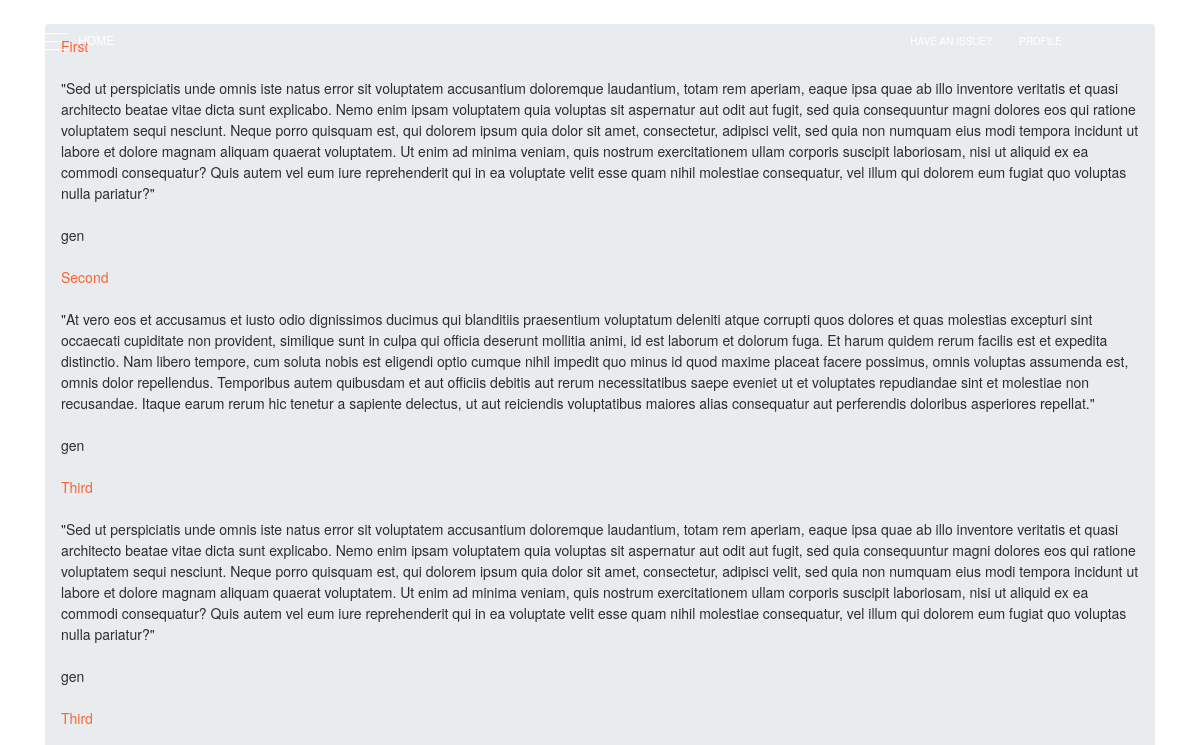
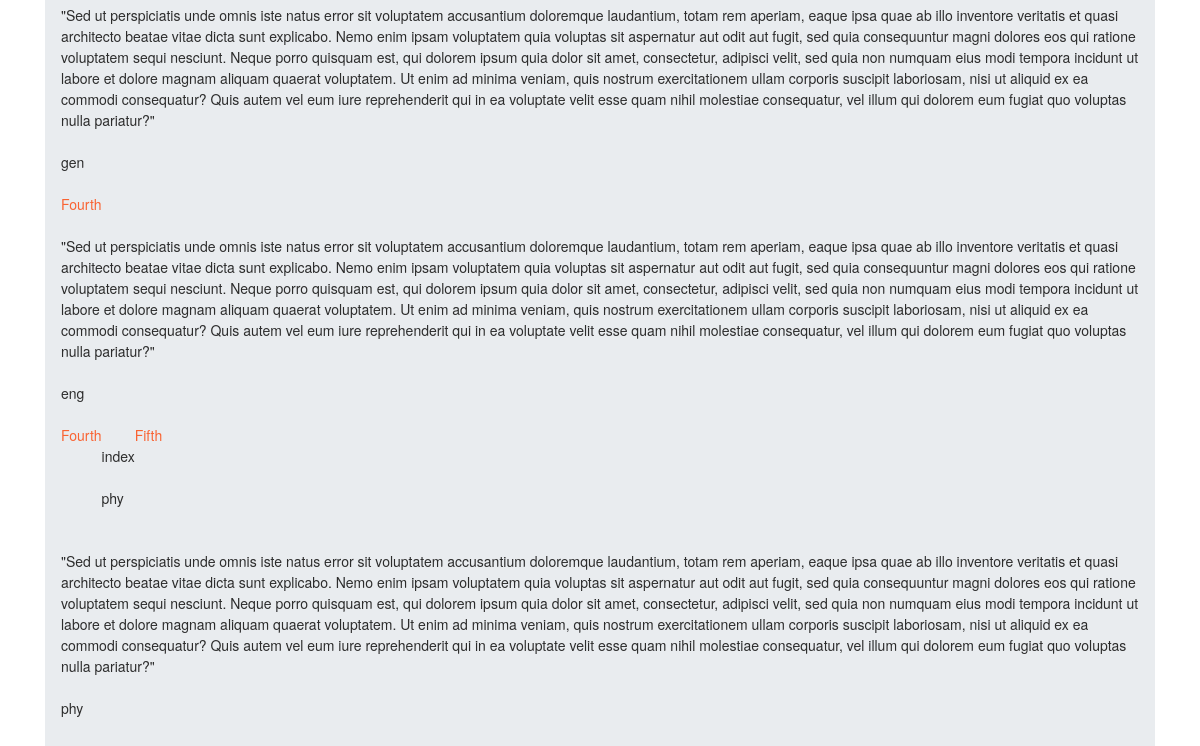
The page /main/home on the database as committed earlier (2 pictures, top to bottom).
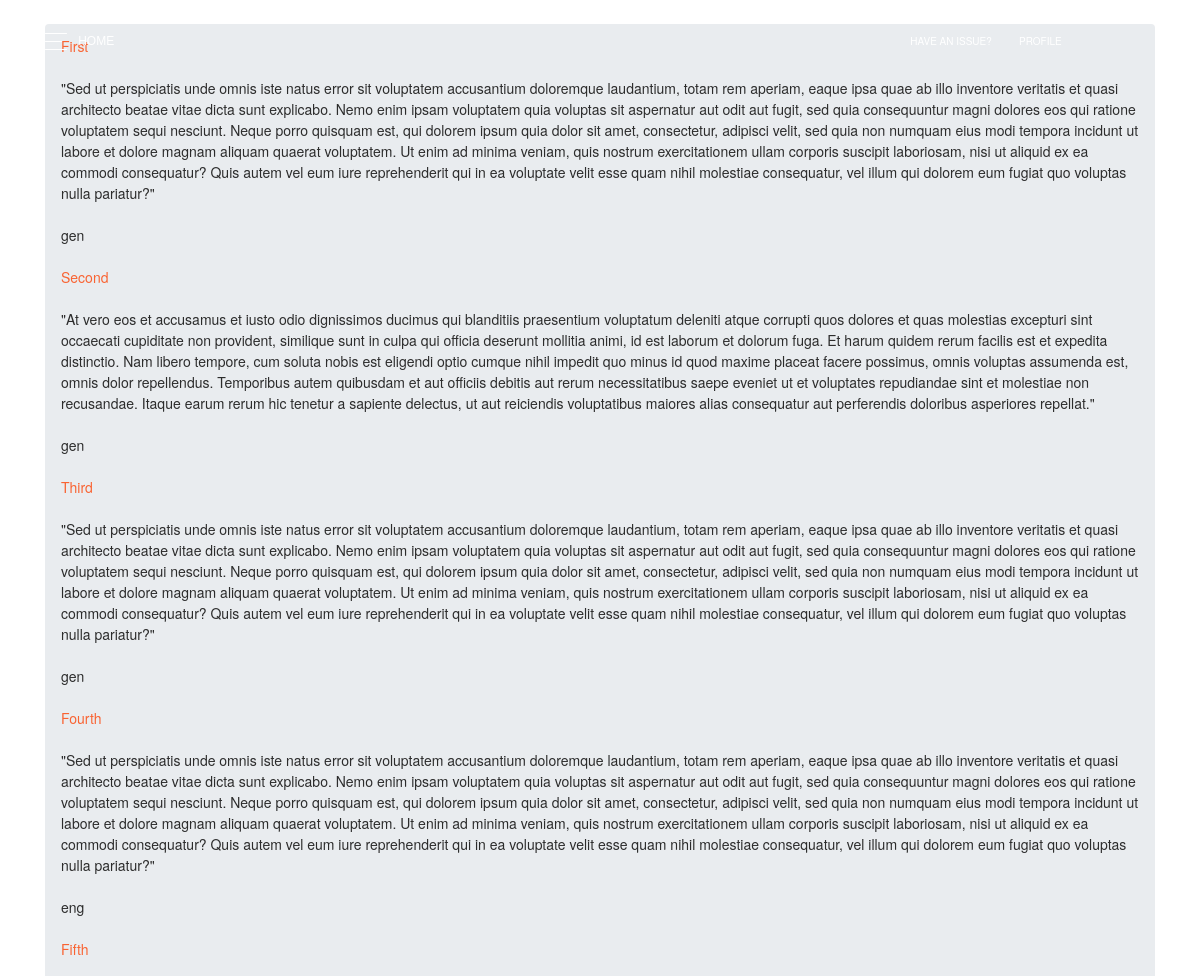
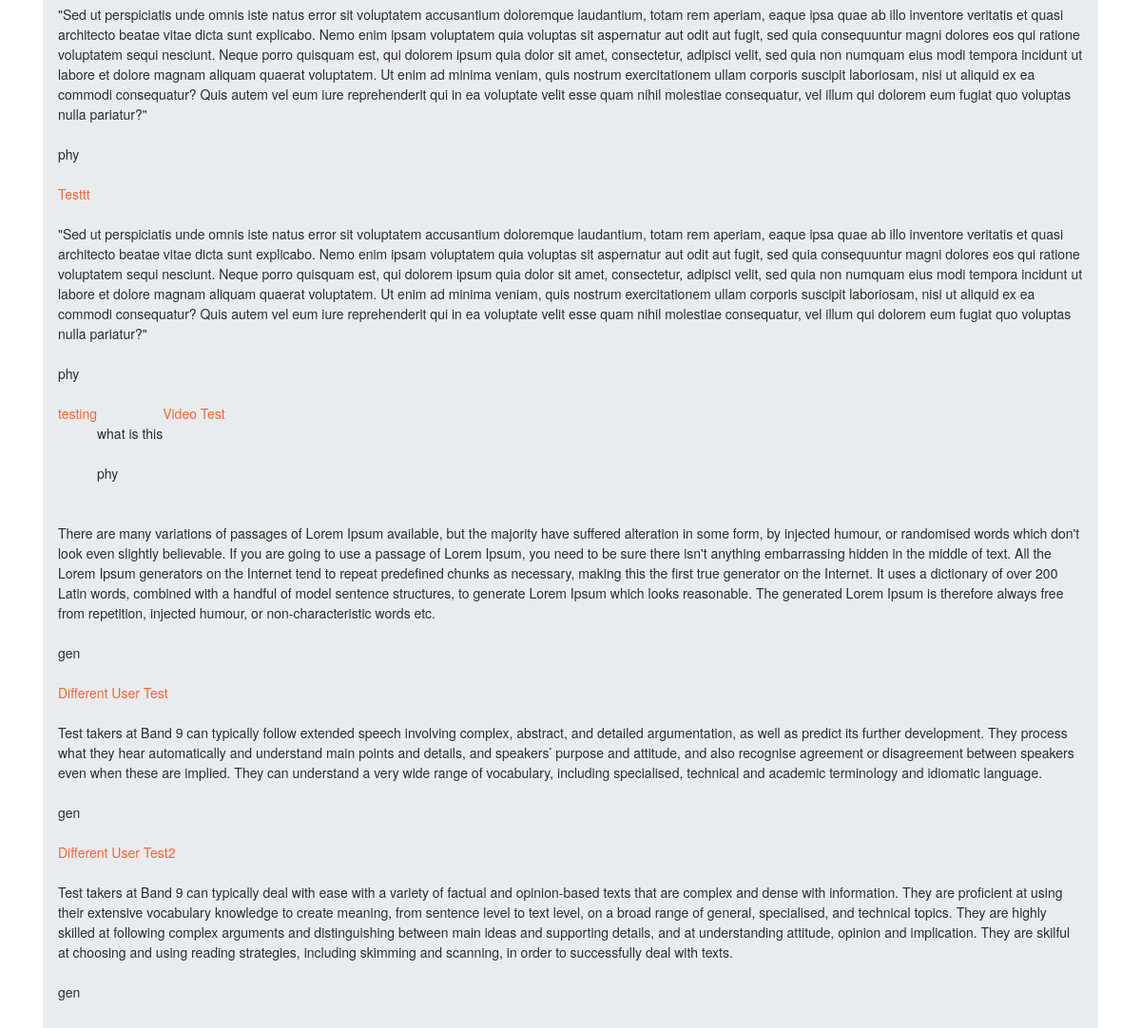
The same page on the database as committed later (2 pictures, top to bottom).
### main/models.py (models this page shows, shortened)
class Topic(models.Model):
    Author = models.ForeignKey(User, on_delete=models.CASCADE, related_name='topics')
    Title = models.CharField(max_length=200,unique = True)
    Body = models.TextField()
    positiveVotes = models.IntegerField(default=0)
    negativeVotes = models.IntegerField(default=0)
    videoLink = models.URLField(max_length=400, blank = True)
    Category = models.CharField(
        max_length = 3,
        choices = ( ("phy", "Physics"),
                    ("che", "Chemistry"),
                    ("bio", "Biology"),
                    ("eng", "English"),
                    ("ara", "Arabic"),
                    ("his", "History"),
                    ("art", "Arts"),
                    ("ict", "Computer science"),
                    ("mth", "Maths"),
                    ("gen", "General"),
                    ),
        default = "gen",
    )
    timeStamp = models.DateTimeField(auto_now=False, auto_now_add=True)

### main/views.py (the view)
# urls.py: 2. Add a URL to urlpatterns:  path('', views.home, name='home')
def home(request):
    topics_list = get_list_or_404(Topic)
    data = {'topics_list': topics_list}
    return render(request, 'main/home.html',context=data)

### templates/main/home.html (shortened to what this page needs)
{% extends 'base.html' %}
{% block breadcrumb %}
{% if topics_list%}
    {%for topic in topics_list%}
          <a href = {{topic.Category}}/{{topic.id}}>{{topic.Title}}</a>
          <br>
          {{topic.Body}}
          <br><br>
          {{topic.Category}}
          <br><br>
    {%endfor%}
{%endif%}
{% endblock %}

### templates/base.html (shortened to what this page needs)
{% load static %}<!DOCTYPE html>
<html>
  <head>
    <link rel="stylesheet" href="{% static 'css/bootstrap.min.css' %}">
    <link rel="stylesheet" href="{% static 'css/app.css' %}">
    <link href="{% static 'css/main.css' %}" rel="stylesheet" />
  </head>
  <body>
    {% block body %}
    <nav class="navbar navbar-expand-lg bg-primary fixed-top navbar-transparent " color-on-scroll="400">
        <div class="container">
          <div class="dropdown button-dropdown">
            <a href="#pablo" class="dropdown-toggle" id="navbarDropdown" data-toggle="dropdown">
              <span class="button-bar"></span>
              <span class="button-bar"></span>
              <span class="button-bar"></span>
            </a>
          </div>
          <div class="navbar-translate">
            <a class="navbar-brand" href="#" rel="tooltip" title="Landing Page" data-placement="bottom">
              Home
            </a>
          </div>
          <div class="collapse navbar-collapse justify-content-end" id="navigation" data-nav-image="url('{%static 'img/blurred-image-1.jpg' %}')">
            <ul class="navbar-nav">
              <li class="nav-item">
                <a class="nav-link" href="#">Have an issue?</a>
              </li>
              <li class="nav-item">
                  <a class="nav-link" href="profile-page.html">Profile</a>
              </li>
              <li class="nav-item">
                <a class="nav-link" rel="tooltip" title="Follow us on Twitter" data-placement="bottom" href="#" target="_blank">
                </a>
              </li>
              <li class="nav-item">
                <a class="nav-link" rel="tooltip" title="Like us on Facebook" data-placement="bottom" href="#" target="_blank">
                </a>
              </li>
              <li class="nav-item">
                <a class="nav-link" rel="tooltip" title="Follow us on Instagram" data-placement="bottom" href="#" target="_blank">
                </a>
              </li>
            </ul>
          </div>
        </div>
      </nav>
  <div class="container">
    <ol class="breadcrumb my-4">
      {% block breadcrumb %}
      {% endblock %}
    </ol>
  </div>
{% endblock body %}
</body>
</html>

### static/css/app.css (style rules this page uses)
.navbar-brand { font-family: 'Oswald', sans-serif; }

Rows that differ between the two databases and show on the page:
removed Topic: Title "Third", Body "\"Sed ut perspiciatis unde omnis iste natus error sit voluptatem accusantium doloremque laudantium, totam rem aperiam, eaque ipsa quae ab illo inventore veritatis et quasi architecto beatae vitae dicta sunt explicabo. Nemo enim ipsam voluptatem quia voluptas sit aspernatur aut odit aut fugit, sed quia consequuntur magni dolores eos qui ratione voluptatem sequi nesciunt. Neque porro quisquam est, qui dolorem ipsum quia dolor sit amet, consectetur, adipisci velit, sed quia non numquam eius modi tempora incidunt ut labore et dolore magnam aliquam quaerat voluptatem. Ut enim ad minima veniam, quis nostrum exercitationem ullam corporis suscipit laboriosam, nisi ut aliquid ex ea commodi…", Category "gen"
removed Topic: Title "Fourth", Body "index", Category "phy"
added Topic: Title "Testtt", Body "\"Sed ut perspiciatis unde omnis iste natus error sit voluptatem accusantium doloremque laudantium, totam rem aperiam, eaque ipsa quae ab illo inventore veritatis et quasi architecto beatae vitae dicta sunt explicabo. Nemo enim ipsam voluptatem quia voluptas sit aspernatur aut odit aut fugit, sed quia consequuntur magni dolores eos qui ratione voluptatem sequi nesciunt. Neque porro quisquam est, qui dolorem ipsum quia dolor sit amet, consectetur, adipisci velit, sed quia non numquam eius modi tempora incidunt ut labore et dolore magnam aliquam quaerat voluptatem. Ut enim ad minima veniam, quis nostrum exercitationem ullam corporis suscipit laboriosam, nisi ut aliquid ex ea commodi…", Category "phy"
added Topic: Title "testing", Body "what is this", Category "phy"
added Topic: Title "Video Test", Body "There are many variations of passages of Lorem Ipsum available, but the majority have suffered alteration in some form, by injected humour, or randomised words which don't look even slightly believable. If you are going to use a passage of Lorem Ipsum, you need to be sure there isn't anything embarrassing hidden in the middle of text. All the Lorem Ipsum generators on the Internet tend to repeat predefined chunks as necessary, making this the first true generator on the Internet. It uses a dictionary of over 200 Latin words, combined with a handful of model sentence structures, to generate Lorem Ipsum which looks reasonable. The generated Lorem Ipsum is therefore always free from…", Category "gen"
added Topic: Title "Different User Test", Body "Test takers at Band 9 can typically follow extended speech involving complex, abstract, and detailed argumentation, as well as predict its further development. They process what they hear automatically and understand main points and details, and speakers’ purpose and attitude, and also recognise agreement or disagreement between speakers even when these are implied. They can understand a very wide range of vocabulary, including specialised, technical and academic terminology and idiomatic language.", Category "gen"
added Topic: Title "Different User Test2", Body "Test takers at Band 9 can typically deal with ease with a variety of factual and opinion-based texts that are complex and dense with information. They are proficient at using their extensive vocabulary knowledge to create meaning, from sentence level to text level, on a broad range of general, specialised, and technical topics. They are highly skilled at following complex arguments and distinguishing between main ideas and supporting details, and at understanding attitude, opinion and implication. They are skilful at choosing and using reading strategies, including skimming and scanning, in order to successfully deal with texts.", Category "gen"
